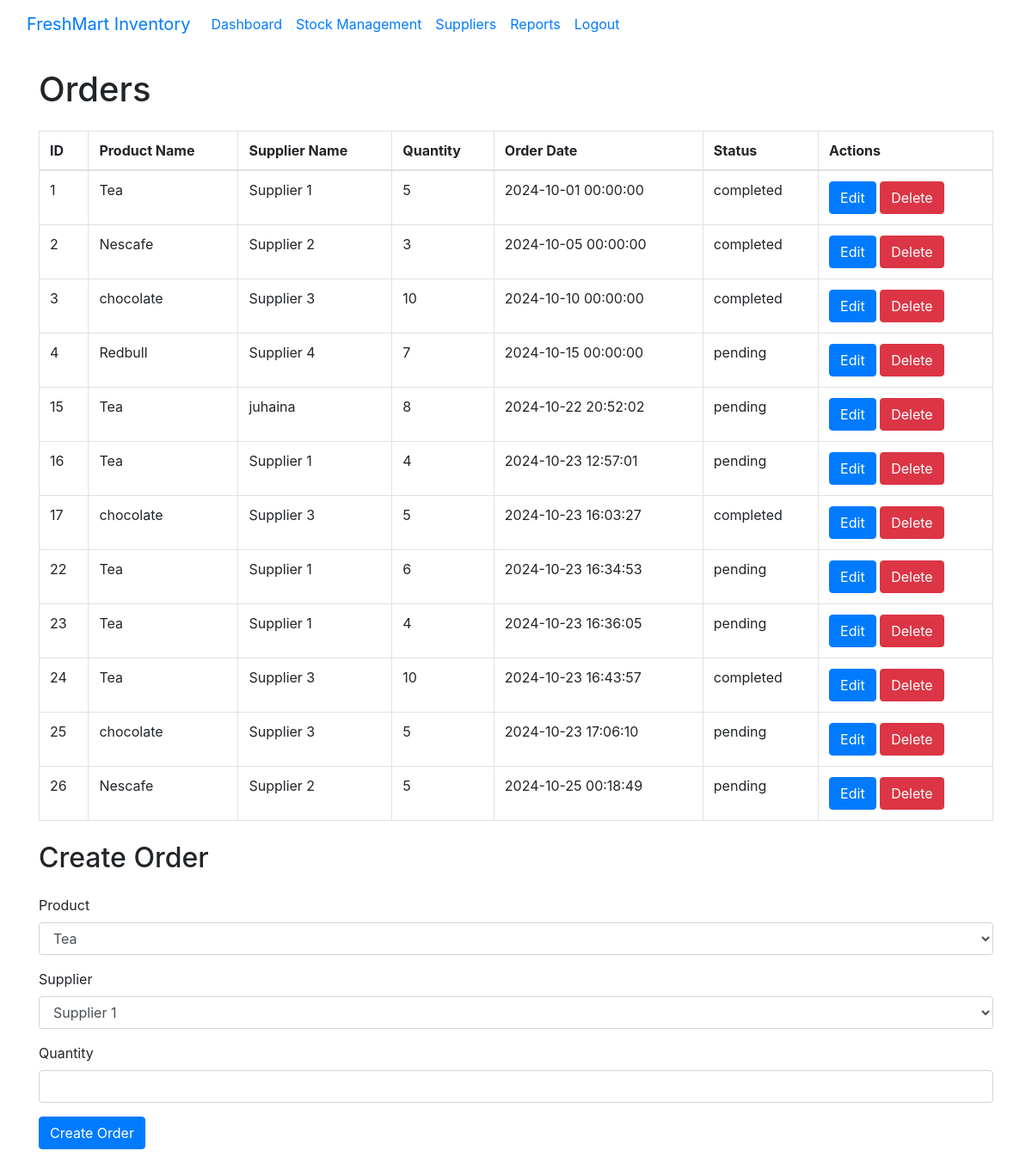
The app's page /Admin/orders.php with its own data.
### tables this page shows
CREATE TABLE `orders` (
  `id` int(11) NOT NULL,
  `product_id` int(11) NOT NULL,
  `supplier_id` int(11) NOT NULL,
  `quantity` int(11) NOT NULL,
  `order_date` datetime DEFAULT current_timestamp(),
  `status` enum('pending','completed','shipped') DEFAULT 'pending'
);

CREATE TABLE `products` (
  `ID` int(11) NOT NULL,
  `ProductName` text NOT NULL,
  `Price` int(11) NOT NULL,
  `SellerName` text NOT NULL,
  `Picture` blob NOT NULL,
  `Quantity` int(11) NOT NULL,
  `image_url` varchar(255) DEFAULT NULL,
  `Sales` int(11) DEFAULT 0,
  `Category` varchar(255) DEFAULT NULL
);

CREATE TABLE `suppliers` (
  `id` int(11) NOT NULL,
  `supplier_name` varchar(255) NOT NULL,
  `contact_info` varchar(255) NOT NULL,
  `payment_terms` varchar(255) NOT NULL,
  `is_deleted` tinyint(1) DEFAULT 0,
  `user_id` int(11) DEFAULT NULL
);

### classes/Order.php (called while the page is built, shortened)
<?php
class Order {
    private $conn;
    public function __construct($dbConnection) {
        $this->conn = $dbConnection;
    }
    public function fetchOrders() {
        $sql = "SELECT orders.id, products.ProductName, suppliers.supplier_name, orders.quantity, orders.order_date, orders.status
                FROM orders
                JOIN products ON orders.product_id = products.id
                JOIN suppliers ON orders.supplier_id = suppliers.id";
        return $this->conn->query($sql);
    }
}
?>

### Admin/orders.php (the view, shortened to what this page needs)
<?php
include '../db.php';
include 'AdminNavBar.php';
include '../classes/Order.php';
$order = new Order($conn);
$result = $order->fetchOrders();
?>
<!DOCTYPE html>
<html lang="en">
<head>
    <link href="https://stackpath.bootstrapcdn.com/bootstrap/4.5.2/css/bootstrap.min.css" rel="stylesheet">
</head>
<body>
    <div class="container">
        <h1 class="my-4">Orders</h1>
        <table class="table table-bordered">
            <thead>
                <tr>
                    <th>ID</th>
                    <th>Product Name</th>
                    <th>Supplier Name</th>
                    <th>Quantity</th>
                    <th>Order Date</th>
                    <th>Status</th>
                    <th>Actions</th>
                </tr>
            </thead>
            <tbody>
    <?php
    if ($result->num_rows > 0) {
        while ($row = $result->fetch_assoc()) {
            echo "<tr>
                    <td>{$row['id']}</td>
                    <td>{$row['ProductName']}</td>
                    <td>{$row['supplier_name']}</td>
                    <td>{$row['quantity']}</td>
                    <td>{$row['order_date']}</td>
                    <td>{$row['status']}</td>
                    <td>
                        <button class='btn btn-primary' data-toggle='modal' data-target='#editOrderModal{$row['id']}'>Edit</button>
                        <a href='?delete_order={$row['id']}' class='btn btn-danger'>Delete</a>
                    </td>
                </tr>";
            ?>
            <?php
        }
    } else {
        echo "<tr><td colspan='7'>No orders found</td></tr>";
    }
    ?>
            </tbody>
        </table>
        <h2 class="my-4">Create Order</h2>
        <form action="" method="POST">
            <div class="form-group">
                <label for="product_id">Product</label>
                <select name="product_id" id="product_id" class="form-control" required>
                    <?php
                    $productSql = "SELECT id, ProductName FROM products";
                    $productResult = $conn->query($productSql);
                    while ($product = $productResult->fetch_assoc()) {
                        echo "<option value='{$product['id']}'>{$product['ProductName']}</option>";
                    }
                    ?>
                </select>
            </div>
            <div class="form-group">
                <label for="supplier_id">Supplier</label>
                <select name="supplier_id" id="supplier_id" class="form-control" required>
                    <?php
                    $supplierSql = "SELECT id, supplier_name FROM suppliers";
                    $supplierResult = $conn->query($supplierSql);
                    while ($supplier = $supplierResult->fetch_assoc()) {
                        echo "<option value='{$supplier['id']}'>{$supplier['supplier_name']}</option>";
                    }
                    ?>
                </select>
            </div>
            <div class="form-group">
                <label for="quantity">Quantity</label>
                <input type="number" name="quantity" class="form-control" required>
            </div>
            <button type="submit" name="create_order" class="btn btn-primary">Create Order</button>
        </form>
    </div>
</body>
</html>

### Admin/AdminNavBar.php (shortened to what this page needs)
<nav class="navbar navbar-expand-lg">
    <div class="container-fluid">
        <a class="navbar-brand" href="\Management-Inventory\Admin\Admin.php">FreshMart Inventory</a>
        <div class="collapse navbar-collapse" id="navbarNav">
            <ul class="navbar-nav ms-auto">
                <li class="nav-item">
                    <a class="nav-link" href="Admin.php">Dashboard</a>
                </li>
                <li class="nav-item">
                    <a class="nav-link" href="#">Stock Management</a>
                </li>
                <li class="nav-item">
                    <a class="nav-link active" href="Suppliers.php">Suppliers</a>
                </li>
                <li class="nav-item">
                    <a class="nav-link" href="\Management-Inventory\Admin\report.php">Reports</a>
                </li>
                <li class="nav-item">
                    <a class="nav-link" href="logout.php">Logout</a>
                </li>
            </ul>
        </div>
    </div>
</nav>

### records on screen
orders: id "1", product.ProductName "Tea", supplier.supplier_name "Supplier 1", quantity "5", order_date "2024-10-01 00:00:00", status "completed"
orders: id "2", product.ProductName "Nescafe", supplier.supplier_name "Supplier 2", quantity "3", order_date "2024-10-05 00:00:00", status "completed"
orders: id "3", product.ProductName "chocolate", supplier.supplier_name "Supplier 3", quantity "10", order_date "2024-10-10 00:00:00", status "completed"
orders: id "4", product.ProductName "Redbull", supplier.supplier_name "Supplier 4", quantity "7", order_date "2024-10-15 00:00:00", status "pending"
orders: id "15", product.ProductName "Tea", supplier.supplier_name "juhaina", quantity "8", order_date "2024-10-22 20:52:02", status "pending"
orders: id "16", product.ProductName "Tea", supplier.supplier_name "Supplier 1", quantity "4", order_date "2024-10-23 12:57:01", status "pending"
orders: id "17", product.ProductName "chocolate", supplier.supplier_name "Supplier 3", quantity "5", order_date "2024-10-23 16:03:27", status "completed"
orders: id "22", product.ProductName "Tea", supplier.supplier_name "Supplier 1", quantity "6", order_date "2024-10-23 16:34:53", status "pending"
orders: id "23", product.ProductName "Tea", supplier.supplier_name "Supplier 1", quantity "4", order_date "2024-10-23 16:36:05", status "pending"
orders: id "24", product.ProductName "Tea", supplier.supplier_name "Supplier 3", quantity "10", order_date "2024-10-23 16:43:57", status "completed"
orders: id "25", product.ProductName "chocolate", supplier.supplier_name "Supplier 3", quantity "5", order_date "2024-10-23 17:06:10", status "pending"
orders: id "26", product.ProductName "Nescafe", supplier.supplier_name "Supplier 2", quantity "5", order_date "2024-10-25 00:18:49", status "pending"

### other values on screen
form field product_id "Tea"
form field supplier_id "Supplier 1"
